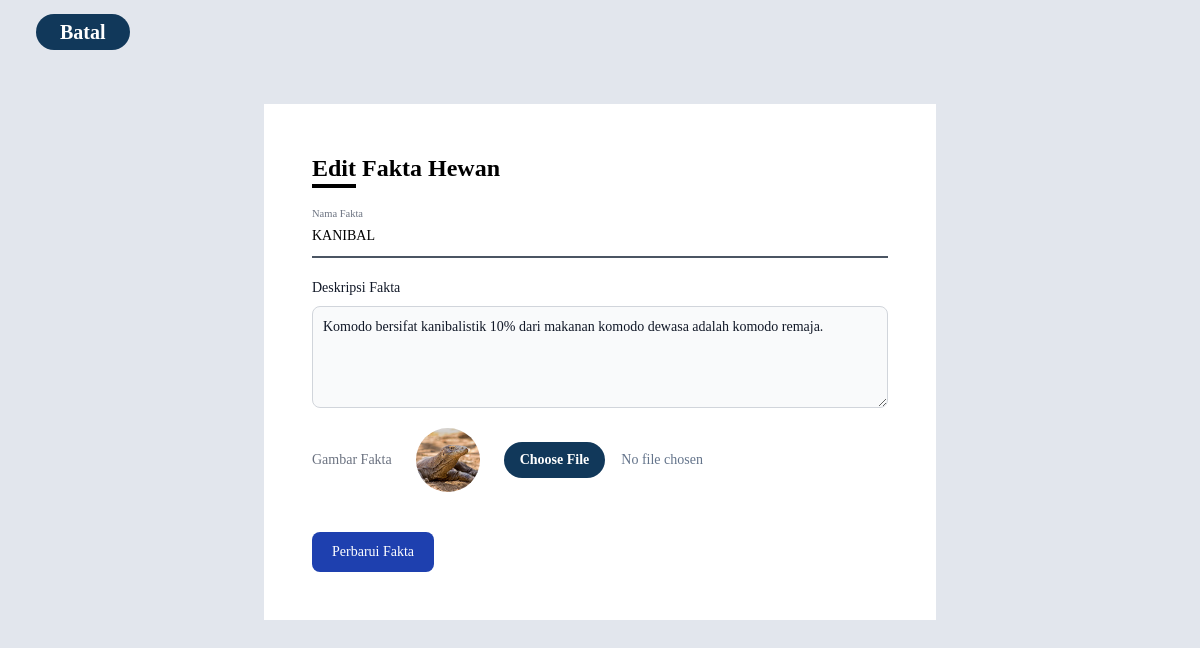
The app's page /pages/admin/edit_fakta.php?id_fakta=28 with its own data.
### tables this page shows
CREATE TABLE `fakta_hewan` (
  `id_fakta` int(11) NOT NULL,
  `nama_fakta` varchar(255) NOT NULL,
  `deskripsi_fakta` text NOT NULL,
  `gambar_fakta` varchar(255) NOT NULL,
  `id_hewan` int(11) NOT NULL
);

### pages/admin/edit_fakta.php (the view, shortened to what this page needs)
<?php
include("./../php/koneksi.php");
$id_hewan = isset($_GET['id_hewan']) ? (int)$_GET['id_hewan'] : 0;
$id_admin = isset($_GET['id']) ? (int)$_GET['id'] : 0;
$id_fakta = isset($_GET['id_fakta']) ? (int)$_GET['id_fakta'] : 0;
$sql_fakta = $conn->prepare("SELECT * FROM fakta_hewan WHERE id_fakta = ?");
$sql_fakta->bind_param("i", $id_fakta);
$sql_fakta->execute();
$result_fakta = $sql_fakta->get_result();
$fakta = $result_fakta->fetch_assoc();
?>
<!DOCTYPE html>
<html lang="en">
<head>
    <link rel="stylesheet" href="./../../css/output.css">
</head>
<body class="bg-[#e2e6ed]">
    <div class="h-16 w-screen flex items-center">
        <a href="./dashboard.php?id=<?php echo $id_admin; ?>" class="bg-[#11385a] text-white py-1 px-6 text-xl rounded-full font-semibold ml-9">Batal</a>
    </div>
    <div class="m-auto mt-10">
        <form class="min-w-md max-w-2xl mx-auto bg-white p-12" action="proses_edit_fakta.php?id_fakta=<?php echo $id_fakta; ?>&id_hewan=<?php echo $id_hewan; ?>&id=<?php echo $id_admin; ?>" method="post" enctype="multipart/form-data">
            <div class="text-2xl font-semibold">Edit Fakta Hewan</div>
            <hr class="border-black border-2 w-11 mb-7">
            <div class="relative z-0 w-full mb-5 group">
                <input type="text" name="nama_fakta" id="nama_fakta" value="<?php echo htmlspecialchars($fakta['nama_fakta']); ?>" class="block py-2.5 px-0 w-full text-sm bg-transparent border-0 border-b-2 appearance-none outline-none border-gray-600 peer" placeholder=" " required />
                <label for="nama_fakta" class="peer-focus:font-medium absolute text-sm text-gray-500 dark:text-gray-400 duration-300 transform -translate-y-6 scale-75 top-3 -z-10 origin-[0] peer-focus:start-0 peer-focus:text-blue-600 peer-focus:dark:text-blue-500 peer-placeholder-shown:scale-100 peer-placeholder-shown:translate-y-0 peer-focus:scale-75 peer-focus:-translate-y-6">Nama Fakta</label>
            </div>
            <div class="relative z-0 w-full mb-5 group">
                <label for="deskripsi_fakta" class="block mb-2 text-sm font-medium text-gray-900">Deskripsi Fakta</label>
                <textarea id="deskripsi_fakta" name="deskripsi_fakta" rows="4" class="block p-2.5 w-full text-sm text-gray-900 bg-gray-50 rounded-lg border border-gray-300" placeholder="Deskripsi fakta..."><?php echo htmlspecialchars($fakta['deskripsi_fakta']); ?></textarea>
            </div>
            <div class="relative z-0 w-full mb-10 group flex items-center space-x-6">
                <label for="gambar_fakta" class="text-sm text-gray-500">Gambar Fakta</label>
                <div class="shrink-0">
                    <img id='preview_hewan' class="h-16 w-16 object-cover rounded-full" src="./../../image/<?php echo htmlspecialchars($fakta['gambar_fakta']); ?>" />
                </div>
                <label class="block">
                    <input type="file" name="gambar_fakta" onchange="loadFile(event)" class="block w-full text-sm text-slate-500 file:mr-4 file:py-2 file:px-4 file:rounded-full file:border-0 file:text-sm file:font-semibold file:bg-[#11385a] file:text-white hover:file:bg-violet-100" />
                </label>
            </div>
            <button type="submit" class="text-white bg-blue-800 focus:ring-4 focus:outline-none focus:ring-blue-300 font-medium rounded-lg text-sm w-full sm:w-auto px-5 py-2.5 text-center">Perbarui Fakta</button>
        </form>
    </div>
</body>
</html>

### records on screen
fakta_hewan: nama_fakta "KANIBAL", deskripsi_fakta "Komodo bersifat kanibalistik 10% dari makanan komodo dewasa adalah komodo remaja.", gambar_fakta (picture)
